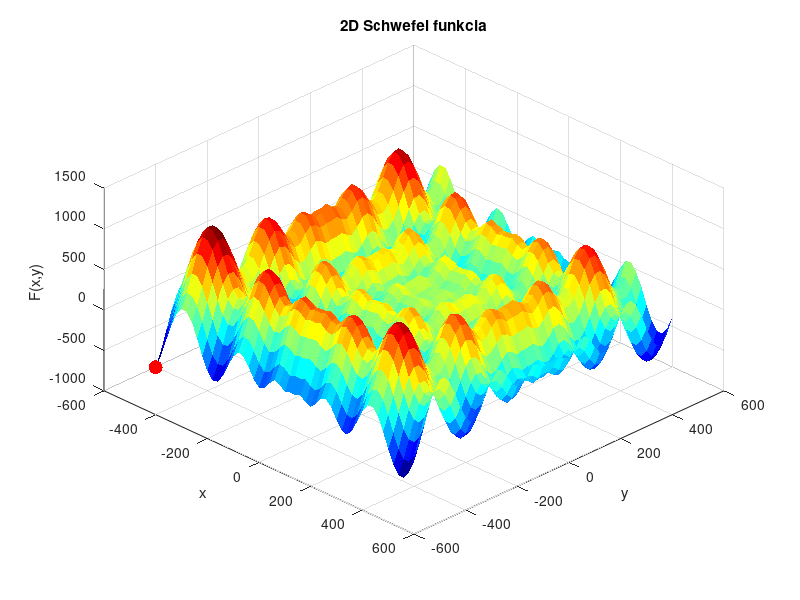

Recreate this plot in MATLAB.
function main()
    clc; clear; close all;

    x_min = -500; 
    x_max = 500;
    d = 3;
    max_krokov = 1000;
    pocet_pokusov = 150;

    best_global_y = inf;
    best_global_x = [];

    % ===== Vizualizácia funkcie =====
    [X,Y] = meshgrid(-500:20:500, -500:20:500);
    Z = testfn3c([X(:) Y(:)]);
    Z = reshape(Z, size(X));

    figure;
    surf(X,Y,Z,'EdgeColor','none');
    colormap jet;
    hold on;
    title('2D Schwefel funkcia');
    xlabel('x'); ylabel('y'); zlabel('F(x,y)');
    view(45,45);

    % ===== Hill Climbing =====
    for pokus = 1:pocet_pokusov

        x_curr = rand(1,2)*(x_max-x_min)+x_min;
        y_curr = testfn3c(x_curr);

        for krok = 1:max_krokov

            neighbors = [
                x_curr + [ d  0];
                x_curr + [-d  0];
                x_curr + [ 0  d];
                x_curr + [ 0 -d];
            ];

            neighbors = max(min(neighbors,x_max),x_min);

            y_neighbors = testfn3c(neighbors);

            [min_val, idx] = min(y_neighbors);

            if min_val < y_curr
                x_curr = neighbors(idx,:);
                y_curr = min_val;
            else
                break;
            end
        end

        if y_curr < best_global_y
            best_global_y = y_curr;
            best_global_x = x_curr;
        end
    end

    % vykreslenie minima
    plot3(best_global_x(1), best_global_x(2), best_global_y, ...
          'r.','MarkerSize',30);

    disp("Najlepšie riešenie 2D:");
    disp(best_global_x);
    disp(best_global_y);
end

function[Fit]=testfn3c(Pop)

    x0=30;  
    y0=100; 

    [lpop,lstring]=size(Pop);
    Fit=zeros(1,lpop);

    for i=1:lpop
        x=Pop(i,:);
        Fit(i)=0;	
        for j=1:lstring
            Fit(i)=Fit(i)-(x(j)-x0)*sin(sqrt(abs((x(j)-x0))))+y0;
        end   
    end
end
